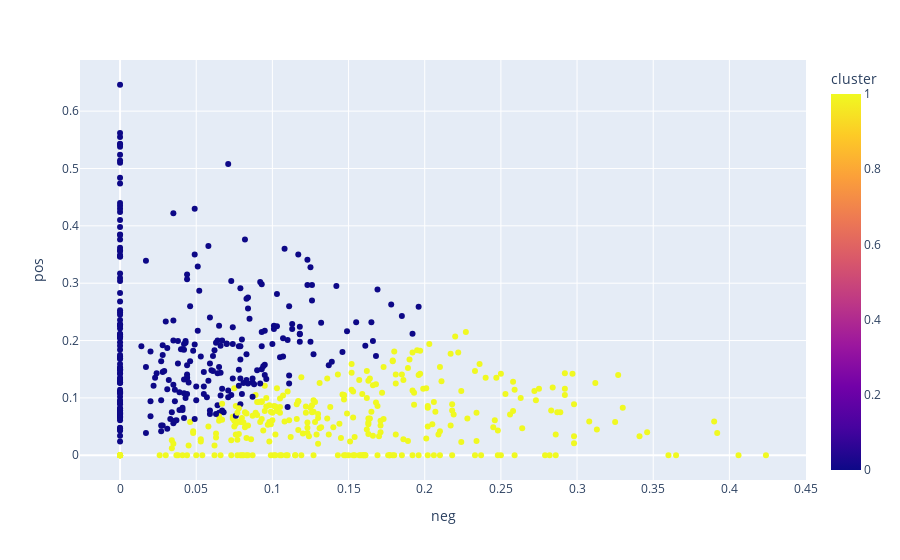

Source (notebook cell):
### Code cell
fig = px.scatter(df, x = 'neg', y = 'pos', color='cluster', hover_data=['ratings','neg','neu','pos','compound'])
fig.show()

### Figure 1 — Plotly figure (JSON) as saved in the notebook; plotly's stock layout.template omitted (floating-point values rounded to 4 significant figures; data arrays with more than 128 entries replaced by an {"elided": "..."} marker saying what was removed)
{"data": [{"customdata": {"elided": "605x3 float values"}, "hovertemplate": "neg=%{x}<br>pos=%{y}<br>ratings=%{customdata[0]}<br>neu=%{customdata[1]}<br>compound=%{customdata[2]}<br>cluster=%{marker.color}<extra></extra>", "legendgroup": "", "marker": {"color": {"elided": "605 int values"}, "coloraxis": "coloraxis", "symbol": "circle"}, "mode": "markers", "name": "", "orientation": "v", "showlegend": false, "type": "scatter", "x": {"elided": "605 float values"}, "xaxis": "x", "y": {"elided": "605 float values"}, "yaxis": "y"}], "layout": {"coloraxis": {"colorbar": {"title": {"text": "cluster"}}, "colorscale": [[0, "#0d0887"], [0.1111, "#46039f"], [0.2222, "#7201a8"], [0.3333, "#9c179e"], [0.4444, "#bd3786"], [0.5556, "#d8576b"], [0.6667, "#ed7953"], [0.7778, "#fb9f3a"], [0.8889, "#fdca26"], [1, "#f0f921"]]}, "legend": {"tracegroupgap": 0}, "margin": {"t": 60}, "xaxis": {"anchor": "y", "domain": [0, 1], "title": {"text": "neg"}}, "yaxis": {"anchor": "x", "domain": [0, 1], "title": {"text": "pos"}}}}
